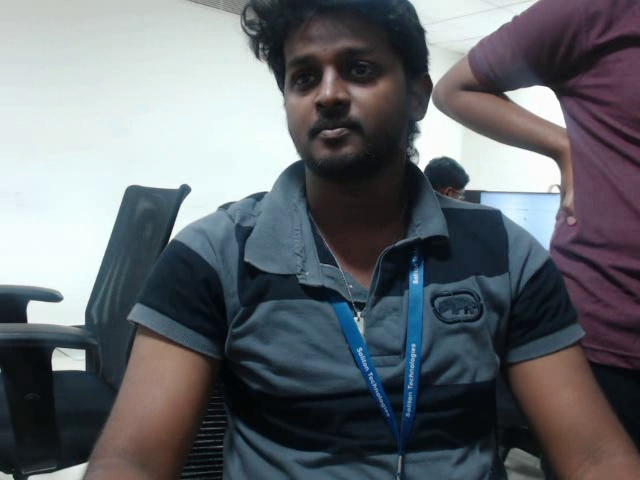
#> input picture images/Arun_karthi12.jpg, 640 x 480 px, given in place of the camera
$ python camshift_tracking.py
#> lines starting #> are read from the running program, lines starting #| are printed output that depends on the picture; after the words box and inside, x2 and y2 are one past the last pixel; in counts of white or black regions, pixels touching at a corner belong together
import numpy as np
import cv2

detector = cv2.CascadeClassifier('haarcascade_frontalface_default.xml')


def face_tracking():
    cap = cv2.VideoCapture(0)
    tracking_face = False
    frame_count = 0
    global roi_hist, track_window, term_crit
    while 1:
        ret, frame = cap.read()
#> frame is the input picture: shape (480, 640, 3); mean B, G, R 110.7, 105.5, 101.1
        img2 = frame
        if ret:
            if not tracking_face or frame_count % 100 == 0:
                gray = cv2.cvtColor(frame, cv2.COLOR_BGR2GRAY)
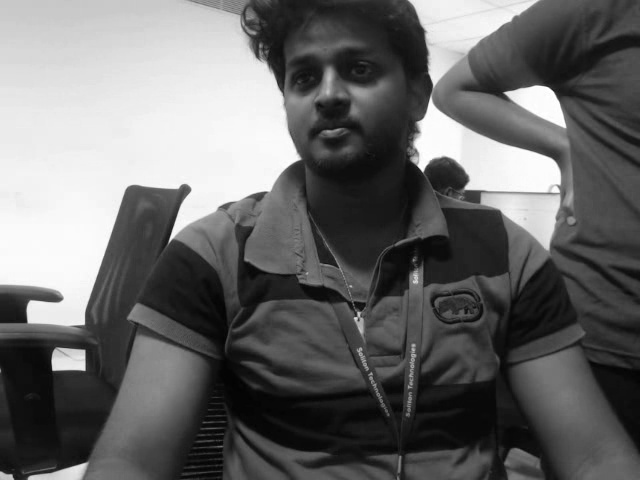
#> gray: shape (480, 640); min 2, max 255, mean 104.7
                faces = detector.detectMultiScale(gray, 1.3, 5)
#> faces = [[264, 18, 136, 136]]
                # setup initial location of window
                # r,h,c,w - region of image
                #           simply hardcoded the values
                print("Detecting face.........."+str(len(faces)))
#> (printed output is left out)
                if len(faces) != 0:
                    for (x, y, w, h) in faces:
                        track_window = (x, y, w, h)

                        # set up the ROI for tracking
                        roi = frame[y:y + h, x:x + w]
                        hsv_roi = cv2.cvtColor(roi, cv2.COLOR_BGR2HSV)
                        mask = cv2.inRange(hsv_roi, np.array((0., 60., 32.)), np.array((180., 255., 255.)))
                        roi_hist = cv2.calcHist([hsv_roi], [0], mask, [180], [0, 180])
                        cv2.normalize(roi_hist, roi_hist, 0, 255, cv2.NORM_MINMAX)
                        # Setup the termination criteria, either 10 iteration or move by at least 1 pt
                        term_crit = (cv2.TERM_CRITERIA_EPS | cv2.TERM_CRITERIA_COUNT, 10, 1)
                        tracking_face = True
#> this loop made 1 pass
#> (x, y, w, h, term_crit, tracking_face) on pass 1: (264, 18, 136, 136, (3, 10, 1), True)
#> pass 1, in face_tracking, `roi = frame[y:y + h, x:x + w]`:
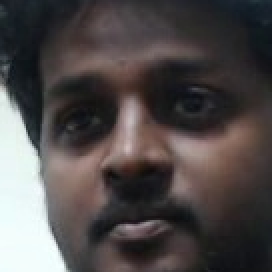
#> roi: shape (136, 136, 3) (shown 2 times larger); mean B, G, R 75.2, 75.5, 80.8
#> pass 1, in face_tracking, `mask = cv2.inRange(hsv_roi, np.array((0., 60., 32.)), np.array((180., ..`:
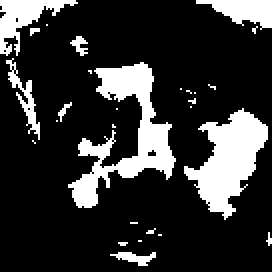
#> mask: shape (136, 136) (shown 2 times larger); 19.8% white; 28 white regions (20 under 20 px), largest, box (x1, y1, x2, y2) and area: (34, 31, 88, 104) 1356, (92, 54, 134, 110) 1157, (0, 0, 39, 28) 420
                else:
                    tracking_face = False
            if tracking_face:
                hsv = cv2.cvtColor(frame, cv2.COLOR_BGR2HSV)
#> hsv: shape (480, 640, 3); mean H, S, V 91.1, 70.7, 115.8
                dst = cv2.calcBackProject([hsv], [0], roi_hist, [0, 180], 1)
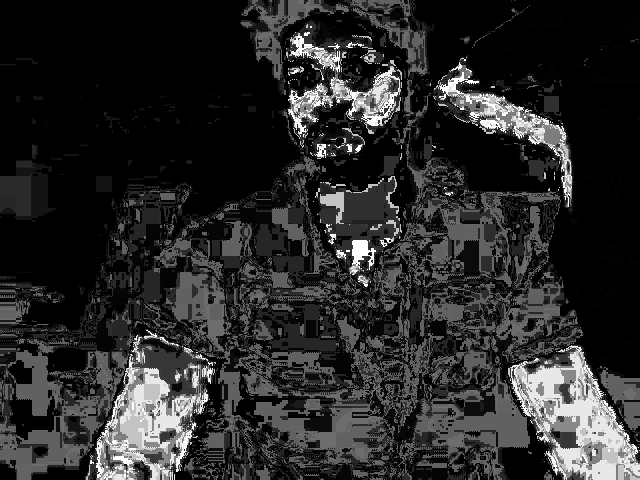
#> dst: shape (480, 640); min 0, max 255, mean 41.9
                # if ret >= 10:
                #     tracking_face = False
                # apply meanshift to get the new location
                ret, track_window = cv2.meanShift(dst, track_window, term_crit)
#> ret = 6; track_window = (274, 19, 136, 136)
                print(ret)
#| 6
                # Draw it on image
                x, y, w, h = track_window
#> x = 274; y = 19; w = 136; h = 136
                img2 = cv2.rectangle(frame, (x, y), (x+w, y+h), (0, 255, 255), 2)
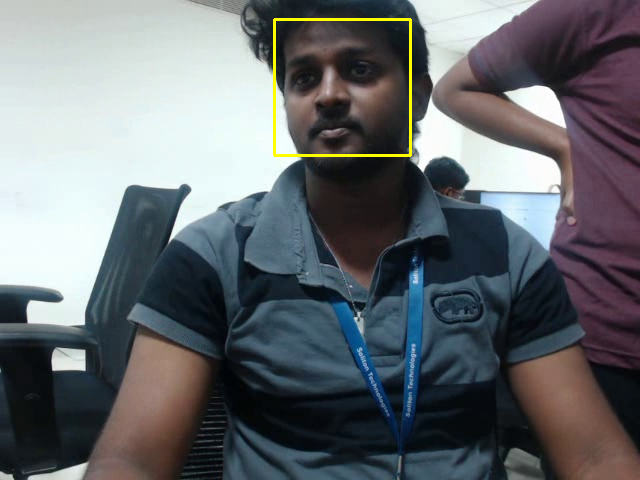
#> img2: shape (480, 640, 3); 0.53% of pixels changed, all inside (x1, y1, x2, y2) = (273, 18, 412, 157)

            cv2.imshow('img2', img2)

            frame_count += 1
            if cv2.waitKey(25) & 0xff == 27:
#> (key Esc is pressed here)
                break
        else:
            break

    cv2.destroyAllWindows()
    cap.release()


if __name__ == '__main__':

    face_tracking()
